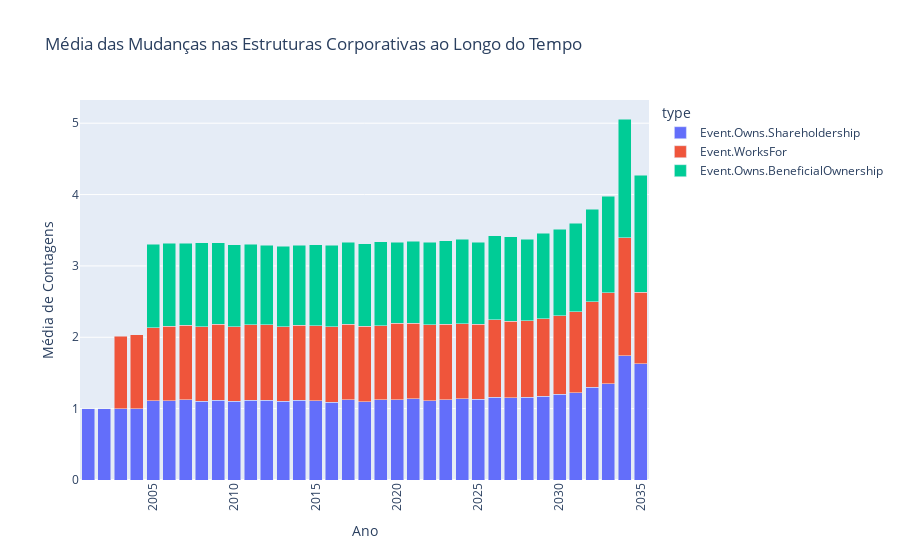

Notebook source saved alongside this figure:
### Code cell
# Contagem de relações por ano, tipo e target
relations_per_year_type_target = df_links[df_links['type'] != 'Relationship.FamilyRelationship']

relations_per_year_type_target = relations_per_year_type_target.groupby(['year', 'type', 'target']).size().reset_index(name='counts')

# Calcular a média das contagens por ano, tipo e target
average_relations_per_year_type_target = relations_per_year_type_target.groupby(['year', 'type'])['counts'].mean().reset_index(name='average_counts')

# Criação da visualização temporal
fig = px.bar(average_relations_per_year_type_target, x='year', y='average_counts', color='type', 
             title='Média das Mudanças nas Estruturas Corporativas ao Longo do Tempo', barmode='stack')

# Ajustar layout para exibir anos na vertical e sem ordenação automática
fig.update_layout(
    xaxis_title='Ano',
    yaxis_title='Média de Contagens',
    xaxis_tickangle=-90,
    xaxis={'dtick': 5}#,  # Garantir que todos os anos sejam exibidos
    #xaxis={'categoryorder': 'array', 'categoryarray': average_relations_per_year_type_target['year']}
)

fig.show()

### Figure 1 — Plotly figure (JSON) as saved in the notebook; plotly's stock layout.template omitted (floating-point values rounded to 4 significant figures)
{"data": [{"alignmentgroup": "True", "hovertemplate": "type=Event.Owns.Shareholdership<br>year=%{x}<br>average_counts=%{y}<extra></extra>", "legendgroup": "Event.Owns.Shareholdership", "marker": {"color": "#636efa", "pattern": {"shape": ""}}, "name": "Event.Owns.Shareholdership", "offsetgroup": "Event.Owns.Shareholdership", "orientation": "v", "showlegend": true, "textposition": "auto", "type": "bar", "x": [2001, 2002, 2003, 2004, 2005, 2006, 2007, 2008, 2009, 2010, 2011, 2012, 2013, 2014, 2015, 2016, 2017, 2018, 2019, 2020, 2021, 2022, 2023, 2024, 2025, 2026, 2027, 2028, 2029, 2030, 2031, 2032, 2033, 2034, 2035], "xaxis": "x", "y": [1, 1, 1, 1, 1.109, 1.108, 1.125, 1.107, 1.121, 1.1, 1.121, 1.119, 1.106, 1.115, 1.109, 1.09, 1.126, 1.1, 1.123, 1.121, 1.135, 1.111, 1.124, 1.137, 1.133, 1.158, 1.152, 1.159, 1.172, 1.2, 1.22, 1.298, 1.349, 1.738, 1.632], "yaxis": "y"}, {"alignmentgroup": "True", "hovertemplate": "type=Event.WorksFor<br>year=%{x}<br>average_counts=%{y}<extra></extra>", "legendgroup": "Event.WorksFor", "marker": {"color": "#EF553B", "pattern": {"shape": ""}}, "name": "Event.WorksFor", "offsetgroup": "Event.WorksFor", "orientation": "v", "showlegend": true, "textposition": "auto", "type": "bar", "x": [2003, 2004, 2005, 2006, 2007, 2008, 2009, 2010, 2011, 2012, 2013, 2014, 2015, 2016, 2017, 2018, 2019, 2020, 2021, 2022, 2023, 2024, 2025, 2026, 2027, 2028, 2029, 2030, 2031, 2032, 2033, 2034, 2035], "xaxis": "x", "y": [1.015, 1.033, 1.028, 1.046, 1.043, 1.044, 1.061, 1.048, 1.056, 1.056, 1.041, 1.056, 1.055, 1.055, 1.056, 1.054, 1.042, 1.072, 1.059, 1.062, 1.061, 1.053, 1.048, 1.088, 1.07, 1.07, 1.089, 1.101, 1.135, 1.197, 1.278, 1.657, 1], "yaxis": "y"}, {"alignmentgroup": "True", "hovertemplate": "type=Event.Owns.BeneficialOwnership<br>year=%{x}<br>average_counts=%{y}<extra></extra>", "legendgroup": "Event.Owns.BeneficialOwnership", "marker": {"color": "#00cc96", "pattern": {"shape": ""}}, "name": "Event.Owns.BeneficialOwnership", "offsetgroup": "Event.Owns.BeneficialOwnership", "orientation": "v", "showlegend": true, "textposition": "auto", "type": "bar", "x": [2005, 2006, 2007, 2008, 2009, 2010, 2011, 2012, 2013, 2014, 2015, 2016, 2017, 2018, 2019, 2020, 2021, 2022, 2023, 2024, 2025, 2026, 2027, 2028, 2029, 2030, 2031, 2032, 2033, 2034, 2035], "xaxis": "x", "y": [1.165, 1.165, 1.147, 1.174, 1.143, 1.151, 1.125, 1.115, 1.129, 1.121, 1.131, 1.143, 1.149, 1.158, 1.173, 1.137, 1.152, 1.162, 1.17, 1.184, 1.151, 1.178, 1.185, 1.145, 1.193, 1.214, 1.245, 1.3, 1.349, 1.663, 1.642], "yaxis": "y"}], "layout": {"barmode": "stack", "legend": {"title": {"text": "type"}, "tracegroupgap": 0}, "title": {"text": "Média das Mudanças nas Estruturas Corporativas ao Longo do Tempo"}, "xaxis": {"anchor": "y", "domain": [0, 1], "dtick": 5, "tickangle": -90, "title": {"text": "Ano"}}, "yaxis": {"anchor": "x", "domain": [0, 1], "title": {"text": "Média de Contagens"}}}}
